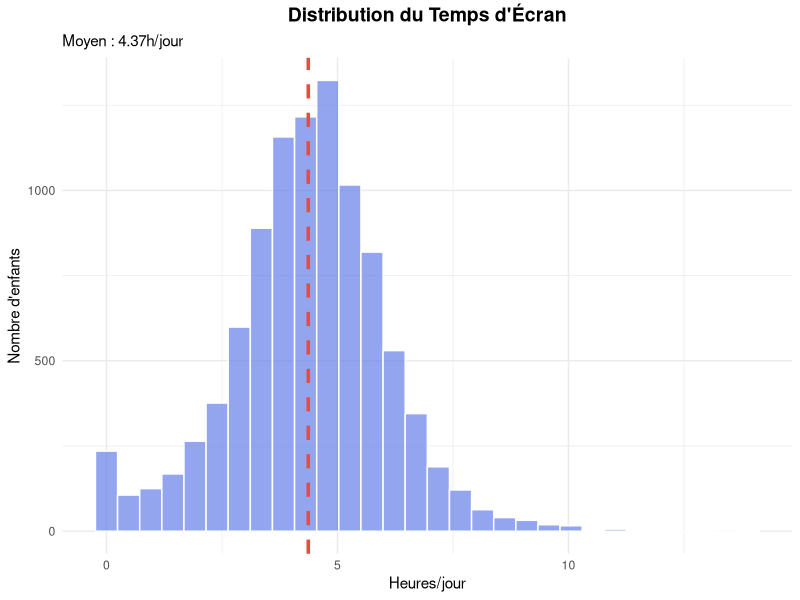
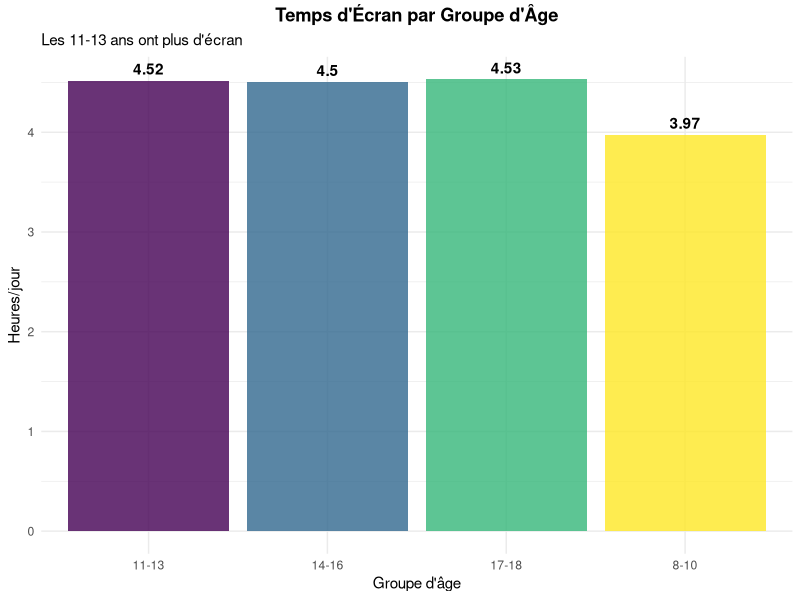
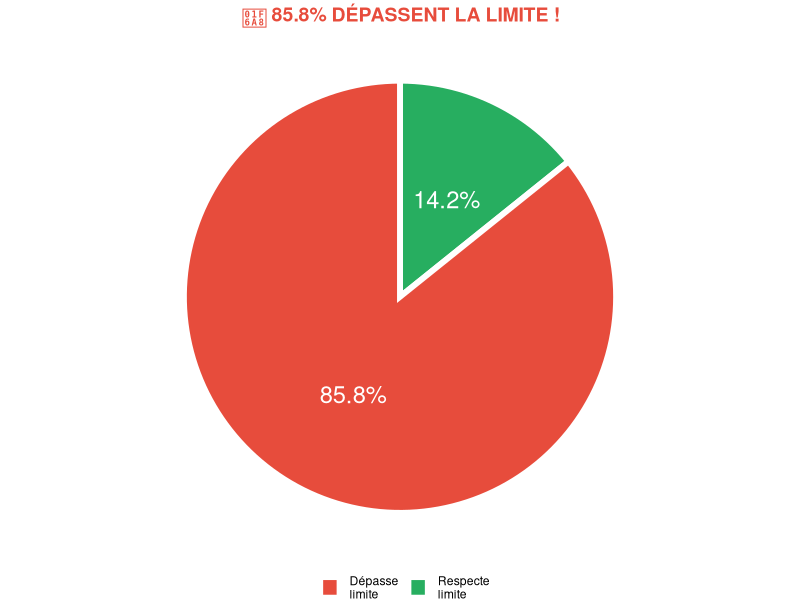
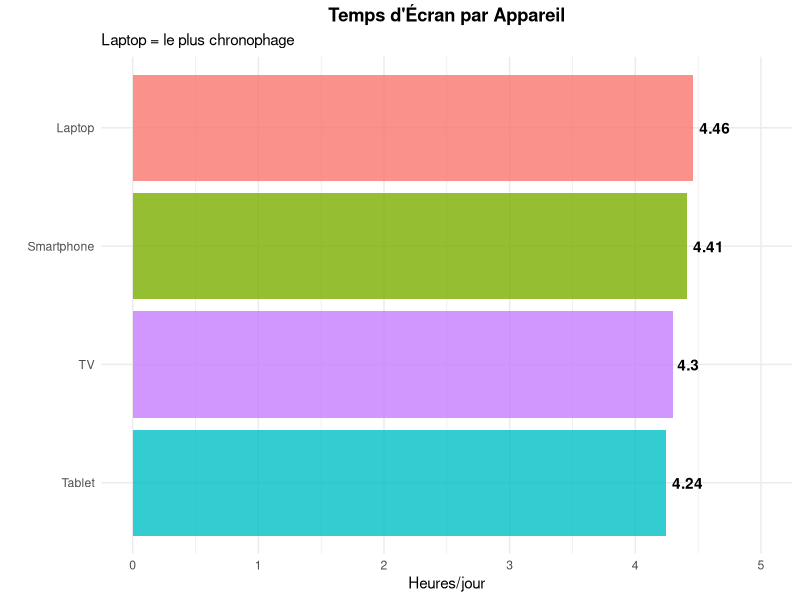
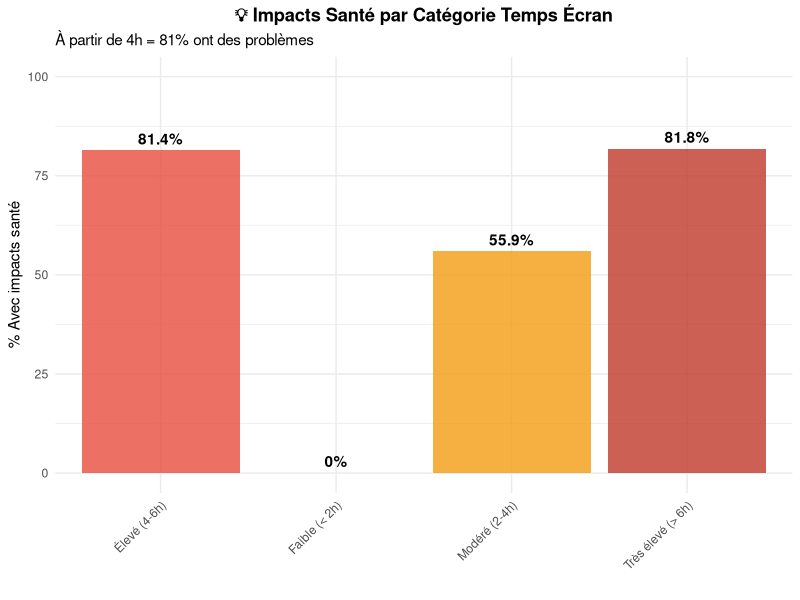
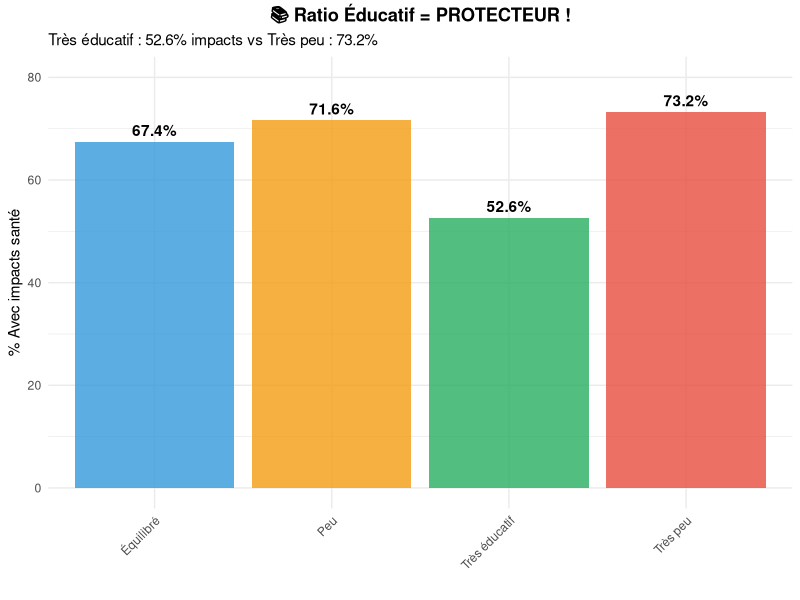
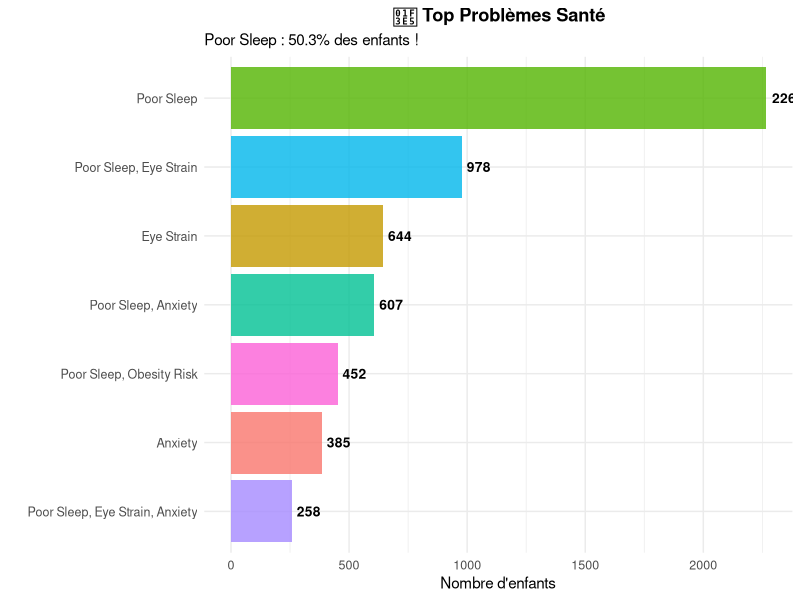
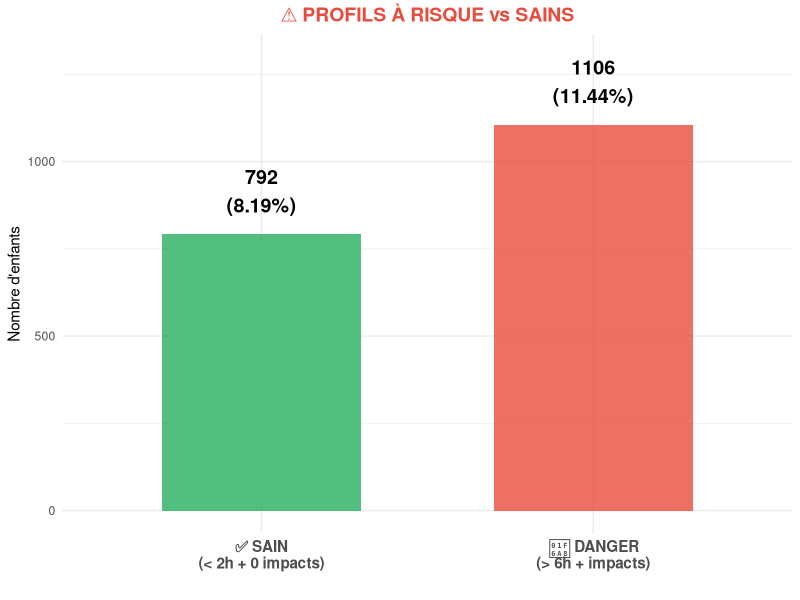

Write R code to recreate these figures, in order.
# ================================
# 05 - VISUALIZATIONS
# ================================

library(tidyverse)
library(ggplot2)

# Load cleaned data
data <- read.csv("data/screen_time_clean.csv", stringsAsFactors = FALSE)

cat("\n📊 CRÉATION VISUALISATIONS...\n\n")

# ================================
# 1. DISTRIBUTION TEMPS ÉCRAN
# ================================

cat("📈 Chart 1 : Distribution temps écran...\n")

p1 <- ggplot(data, aes(x = Avg_Daily_Screen_Time_hr)) +
  geom_histogram(bins = 30, fill = "#667eea", alpha = 0.7, color = "white") +
  geom_vline(aes(xintercept = mean(Avg_Daily_Screen_Time_hr)), 
             color = "#e74c3c", size = 1.2, linetype = "dashed") +
  labs(title = "Distribution du Temps d'Écran",
       subtitle = paste0("Moyen : ", round(mean(data$Avg_Daily_Screen_Time_hr), 2), "h/jour"),
       x = "Heures/jour", y = "Nombre d'enfants") +
  theme_minimal() +
  theme(plot.title = element_text(hjust = 0.5, face = "bold", size = 14))

ggsave("outputs/plots/01_screen_time_distribution.png", p1, width = 8, height = 6, dpi = 300)
cat("  ✅ 01_screen_time_distribution.png\n")

# ================================
# 2. TEMPS ÉCRAN PAR GROUPE D'ÂGE
# ================================

cat("📈 Chart 2 : Temps écran par groupe d'âge...\n")

age_data <- data %>%
  group_by(Age_Group) %>%
  summarise(
    Mean_Screen = mean(Avg_Daily_Screen_Time_hr),
    .groups = 'drop'
  )

p2 <- ggplot(age_data, aes(x = Age_Group, y = Mean_Screen, fill = Age_Group)) +
  geom_bar(stat = "identity", alpha = 0.8) +
  geom_text(aes(label = round(Mean_Screen, 2)), vjust = -0.5, fontface = "bold") +
  scale_fill_viridis_d() +
  labs(title = "Temps d'Écran par Groupe d'Âge",
       subtitle = "Les 11-13 ans ont plus d'écran",
       x = "Groupe d'âge", y = "Heures/jour") +
  theme_minimal() +
  theme(legend.position = "none",
        plot.title = element_text(hjust = 0.5, face = "bold"))

ggsave("outputs/plots/02_screen_time_by_age.png", p2, width = 8, height = 6, dpi = 300)
cat("  ✅ 02_screen_time_by_age.png\n")

# ================================
# 3. DÉPASSEMENT LIMITE
# ================================

cat("📈 Chart 3 : Dépassement limite...\n")

limit_data <- data %>%
  count(Exceeded_Recommended_Limit) %>%
  mutate(Label = ifelse(Exceeded_Recommended_Limit, "Dépasse\nlimite", "Respecte\nlimite"),
         Pct = round(n/sum(n)*100, 1))

p3 <- ggplot(limit_data, aes(x = "", y = n, fill = Label)) +
  geom_bar(stat = "identity", width = 1, color = "white", size = 2) +
  coord_polar("y", start = 0) +
  scale_fill_manual(values = c("Dépasse\nlimite" = "#e74c3c", "Respecte\nlimite" = "#27ae60")) +
  geom_text(aes(label = paste0(Pct, "%")), 
            position = position_stack(vjust = 0.5),
            size = 6, color = "white", fontweight = "bold") +
  labs(title = "🚨 85.8% DÉPASSENT LA LIMITE !",
       fill = "") +
  theme_void() +
  theme(plot.title = element_text(hjust = 0.5, face = "bold", size = 14, color = "#e74c3c"),
        legend.position = "bottom")

ggsave("outputs/plots/03_exceeded_limit.png", p3, width = 8, height = 6, dpi = 300)
cat("  ✅ 03_exceeded_limit.png\n")

# ================================
# 4. TEMPS ÉCRAN PAR APPAREIL
# ================================

cat("📈 Chart 4 : Temps écran par appareil...\n")

device_data <- data %>%
  group_by(Primary_Device) %>%
  summarise(
    Mean_Screen = mean(Avg_Daily_Screen_Time_hr),
    Count = n(),
    .groups = 'drop'
  ) %>%
  arrange(desc(Mean_Screen))

p4 <- ggplot(device_data, aes(x = reorder(Primary_Device, Mean_Screen), y = Mean_Screen, fill = Primary_Device)) +
  geom_bar(stat = "identity", alpha = 0.8) +
  geom_text(aes(label = round(Mean_Screen, 2)), hjust = -0.2, fontface = "bold") +
  coord_flip() +
  scale_y_continuous(limits = c(0, 5)) +
  labs(title = "Temps d'Écran par Appareil",
       subtitle = "Laptop = le plus chronophage",
       x = "", y = "Heures/jour") +
  theme_minimal() +
  theme(legend.position = "none",
        plot.title = element_text(hjust = 0.5, face = "bold"))

ggsave("outputs/plots/04_screen_time_by_device.png", p4, width = 8, height = 6, dpi = 300)
cat("  ✅ 04_screen_time_by_device.png\n")

# ================================
# 5. IMPACTS SANTÉ PAR CATÉGORIE TEMPS ÉCRAN
# ================================

cat("📈 Chart 5 : Impacts santé par temps écran...\n")

screen_cat_data <- data %>%
  group_by(Screen_Category) %>%
  summarise(
    Total = n(),
    With_Impact = sum(Has_Health_Impact),
    Impact_Pct = round(sum(Has_Health_Impact)/n()*100, 1),
    .groups = 'drop'
  ) %>%
  arrange(match(Screen_Category, c("Faible (< 2h)", "Modéré (2-4h)", "Élevé (4-6h)", "Très élevé (> 6h)")))

p5 <- ggplot(screen_cat_data, aes(x = Screen_Category, y = Impact_Pct, fill = Screen_Category)) +
  geom_bar(stat = "identity", alpha = 0.8) +
  geom_text(aes(label = paste0(Impact_Pct, "%")), vjust = -0.5, fontface = "bold") +
  scale_fill_manual(values = c("Faible (< 2h)" = "#27ae60", 
                               "Modéré (2-4h)" = "#f39c12",
                               "Élevé (4-6h)" = "#e74c3c",
                               "Très élevé (> 6h)" = "#c0392b")) +
  scale_y_continuous(limits = c(0, 100)) +
  labs(title = "💡 Impacts Santé par Catégorie Temps Écran",
       subtitle = "À partir de 4h = 81% ont des problèmes",
       x = "", y = "% Avec impacts santé") +
  theme_minimal() +
  theme(legend.position = "none",
        plot.title = element_text(hjust = 0.5, face = "bold"),
        axis.text.x = element_text(angle = 45, hjust = 1))

ggsave("outputs/plots/05_health_impact_by_screen_time.png", p5, width = 8, height = 6, dpi = 300)
cat("  ✅ 05_health_impact_by_screen_time.png\n")

# ================================
# 6. RATIO ÉDUCATIF PROTECTEUR
# ================================

cat("📈 Chart 6 : Ratio éducatif...\n")

edu_data <- data %>%
  group_by(Education_Level) %>%
  summarise(
    Impact_Pct = round(sum(Has_Health_Impact)/n()*100, 1),
    .groups = 'drop'
  ) %>%
  arrange(match(Education_Level, c("Très peu", "Peu", "Équilibré", "Très éducatif")))

p6 <- ggplot(edu_data, aes(x = Education_Level, y = Impact_Pct, fill = Education_Level)) +
  geom_bar(stat = "identity", alpha = 0.8) +
  geom_text(aes(label = paste0(Impact_Pct, "%")), vjust = -0.5, fontface = "bold") +
  scale_fill_manual(values = c("Très peu" = "#e74c3c", 
                               "Peu" = "#f39c12",
                               "Équilibré" = "#3498db",
                               "Très éducatif" = "#27ae60")) +
  scale_y_continuous(limits = c(0, 80)) +
  labs(title = "📚 Ratio Éducatif = PROTECTEUR !",
       subtitle = "Très éducatif : 52.6% impacts vs Très peu : 73.2%",
       x = "", y = "% Avec impacts santé") +
  theme_minimal() +
  theme(legend.position = "none",
        plot.title = element_text(hjust = 0.5, face = "bold"),
        axis.text.x = element_text(angle = 45, hjust = 1))

ggsave("outputs/plots/06_education_level_protective.png", p6, width = 8, height = 6, dpi = 300)
cat("  ✅ 06_education_level_protective.png\n")

# ================================
# 7. PROBLÈMES SANTÉ TOP 5
# ================================

cat("📈 Chart 7 : Problèmes santé...\n")

health_data <- data %>%
  filter(Has_Health_Impact == 1) %>%
  count(Health_Impacts) %>%
  arrange(desc(n)) %>%
  slice(1:7)

p7 <- ggplot(health_data, aes(x = reorder(Health_Impacts, n), y = n, fill = Health_Impacts)) +
  geom_bar(stat = "identity", alpha = 0.8) +
  geom_text(aes(label = n), hjust = -0.2, fontface = "bold", size = 3.5) +
  coord_flip() +
  labs(title = "🏥 Top Problèmes Santé",
       subtitle = "Poor Sleep : 50.3% des enfants !",
       x = "", y = "Nombre d'enfants") +
  theme_minimal() +
  theme(legend.position = "none",
        plot.title = element_text(hjust = 0.5, face = "bold"),
        axis.text = element_text(size = 9))

ggsave("outputs/plots/07_health_problems_top.png", p7, width = 8, height = 6, dpi = 300)
cat("  ✅ 07_health_problems_top.png\n")

# ================================
# 8. PROFILS À RISQUE vs SAINS
# ================================

cat("📈 Chart 8 : Profils à risque...\n")

profile_data <- tibble(
  Profile = c("🚨 DANGER\n(> 6h + impacts)", "✅ SAIN\n(< 2h + 0 impacts)"),
  Count = c(1106, 792),
  Pct = c(11.44, 8.19)
)

p8 <- ggplot(profile_data, aes(x = Profile, y = Count, fill = Profile)) +
  geom_bar(stat = "identity", alpha = 0.8, width = 0.6) +
  geom_text(aes(label = paste0(Count, "\n(", Pct, "%)")), 
            vjust = -0.5, fontface = "bold", size = 5) +
  scale_fill_manual(values = c("🚨 DANGER\n(> 6h + impacts)" = "#e74c3c", 
                               "✅ SAIN\n(< 2h + 0 impacts)" = "#27ae60")) +
  scale_y_continuous(limits = c(0, 1300)) +
  labs(title = "⚠️ PROFILS À RISQUE vs SAINS",
       x = "", y = "Nombre d'enfants") +
  theme_minimal() +
  theme(legend.position = "none",
        plot.title = element_text(hjust = 0.5, face = "bold", size = 14, color = "#e74c3c"),
        axis.text.x = element_text(size = 11, face = "bold"))

ggsave("outputs/plots/08_risk_profiles.png", p8, width = 8, height = 6, dpi = 300)
cat("  ✅ 08_risk_profiles.png\n")
